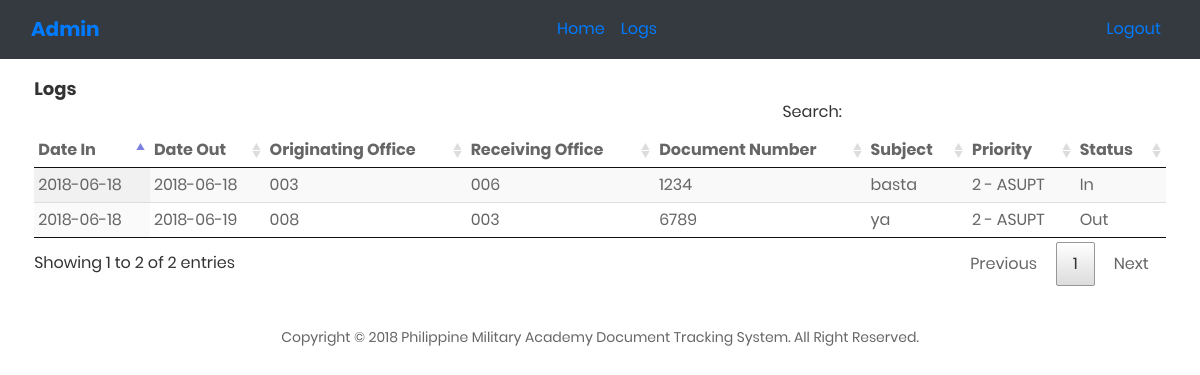
The page /admin-logs.php on the database its author committed.
### tables this page shows
CREATE TABLE IF NOT EXISTS `routing` (
  `routingID` int(10) UNSIGNED ZEROFILL NOT NULL,
  `slipID` int(10) UNSIGNED ZEROFILL NOT NULL,
  `officeID` int(3) UNSIGNED ZEROFILL NOT NULL,
  `dateIn` date NOT NULL,
  `dateOut` date NOT NULL,
  `status` enum('Not Yet Recorded','In','Out','Returned','Approval','Canceled') NOT NULL,
  `priorityNum` enum('1 - SUPT','2 - ASUPT','3 - CAS','4 - Other office') NOT NULL,
  PRIMARY KEY (`routingID`),
  KEY `slipID` (`slipID`)
);

CREATE TABLE IF NOT EXISTS `slip` (
  `slipID` int(10) UNSIGNED ZEROFILL NOT NULL AUTO_INCREMENT,
  `priorityID` int(10) UNSIGNED NOT NULL,
  `documentNum` int(10) UNSIGNED NOT NULL,
  `typeID` int(10) UNSIGNED NOT NULL,
  `subject` varchar(50) NOT NULL,
  `details` varchar(250) NOT NULL,
  `officeID` int(3) UNSIGNED ZEROFILL NOT NULL,
  `date` date NOT NULL,
  PRIMARY KEY (`slipID`),
  KEY `typeID` (`typeID`),
  KEY `priorityID` (`priorityID`),
  KEY `officeID` (`officeID`)
);

### admin-logs.php (the view, shortened to what this page needs)
<!DOCTYPE html>
<html>
<?php
    include ('head.php');
    include ('admindbconnect.php');
?>
<body>
	<?php include 'admin-navbar.php'; ?>
	<div class="container">
		<?php
			$queryLogs = "SELECT routingID, routing.slipID, dateIn, dateOut, slip.officeID AS 'originatingOffice', routing.officeID AS 'receivingOffice', documentNum, subject, priorityNum, status FROM slip LEFT JOIN routing ON slip.slipID = routing.slipID;";
			$getLogs = mysqli_query($connection, $queryLogs);
		?>
		<div class="box">
			<div class="box-header">
				<div class="row">
					<div class="col-md-12">
						<h4>Logs</h4>
					</div>
				</div>
			</div>
			<div class="box-body">
				<table id="logstable" class="display compact">
					<thead>
						<tr>
							<th>Date In</th>
							<th>Date Out</th>
							<th>Originating Office</th>
							<th>Receiving Office</th>
							<th>Document Number</th>
							<th>Subject</th>
							<th>Priority</th>
							<th>Status</th>
						</tr>
					</thead>
					<tbody>
						<?php
							if (mysqli_num_rows($getLogs) > 0) {
								while ($l = mysqli_fetch_assoc($getLogs)) { ?>
						<tr>
							<td><?php echo $l['dateIn']; ?></td>
							<td><?php echo $l['dateOut']; ?></td>
							<td><?php echo $l['originatingOffice']; ?></td>
							<td><?php echo $l['receivingOffice']; ?></td>
							<td><?php echo $l['documentNum']; ?></td>
							<td><?php echo $l['subject']; ?></td>
							<td><?php echo $l['priorityNum']; ?></td>
							<td><?php echo $l['status']; ?></td>
						</tr>
						<?php	}
							}
						?>
					</tbody>
				</table>
			</div>
		</div>
	</div>
</body>
	<?php
	include ('footer.php');
	?>
</html>

### head.php (shortened to what this page needs)
<!DOCTYPE html>
<html lang="en">
<head>
    <link href="css/font-face.css" rel="stylesheet" media="all">
    <link href="vendor/font-awesome-4.7/css/font-awesome.min.css" rel="stylesheet" media="all">
    <link href="vendor/font-awesome-5/css/fontawesome-all.min.css" rel="stylesheet" media="all">
    <link href="vendor/mdi-font/css/material-design-iconic-font.min.css" rel="stylesheet" media="all">
    <link href="vendor/bootstrap-4.1/bootstrap.min.css" rel="stylesheet" media="all">
    <link href="vendor/animsition/animsition.min.css" rel="stylesheet" media="all">
    <link href="vendor/bootstrap-progressbar/bootstrap-progressbar-3.3.4.min.css" rel="stylesheet" media="all">
    <link href="vendor/wow/animate.css" rel="stylesheet" media="all">
    <link href="vendor/css-hamburgers/hamburgers.min.css" rel="stylesheet" media="all">
    <link href="vendor/slick/slick.css" rel="stylesheet" media="all">
    <link href="vendor/select2/select2.min.css" rel="stylesheet" media="all">
    <link href="vendor/perfect-scrollbar/perfect-scrollbar.css" rel="stylesheet" media="all">
    <link href="css/theme.css" rel="stylesheet" media="all">
    <link rel="stylesheet" type="text/css" href="datatables/DataTables-1.10.16/css/jquery.dataTables.css">
</head>

### admin-navbar.php
<nav class="navbar navbar-expand-sm bg-dark">
	<div class="container-fluid">
		<div class="navbar-header">
			<a class="navbar-brand" href=""><b>Admin</b></a>
		</div>
		<ul class="navbar-nav">
			<li class="nav-item"><a href="admin-home.php" class="nav-link"><i class="glyphicon glyphicon-home"></i> Home </a></li>
			<li class="nav-item"><a href="admin-logs.php" class="nav-link"><i class="	glyphicon glyphicon-list-alt"></i> Logs </a></li>
		</ul>
		<ul class="nav navbar-nav">
			<li class="nav-item">
				<a href="admin/logout.php" class="nav-link"><i class="glyphicon glyphicon-log-out"></i> Logout </a>
			</li>
		</ul>
	</div>
</nav>

### footer.php
<div class="row">
    <div class="col-md-12">
        <div class="copyright">
            <p>Copyright © 2018 Philippine Military Academy Document Tracking System. All Right Reserved. </p>
        </div>
    </div>
</div>

### admin-logs.php (style rules this page uses)
.box { padding: 1.2em; overflow-x: auto; overflow-y: auto; }

### rows shown on the page
routing: dateIn "2018-06-18", dateOut "2018-06-18", slipID.officeID "003", officeID "006", slipID.documentNum "1234", slipID.subject "basta", priorityNum "2 - ASUPT", status "In"
routing: dateIn "2018-06-18", dateOut "2018-06-19", slipID.officeID "008", officeID "003", slipID.documentNum "6789", slipID.subject "ya", priorityNum "2 - ASUPT", status "Out"
